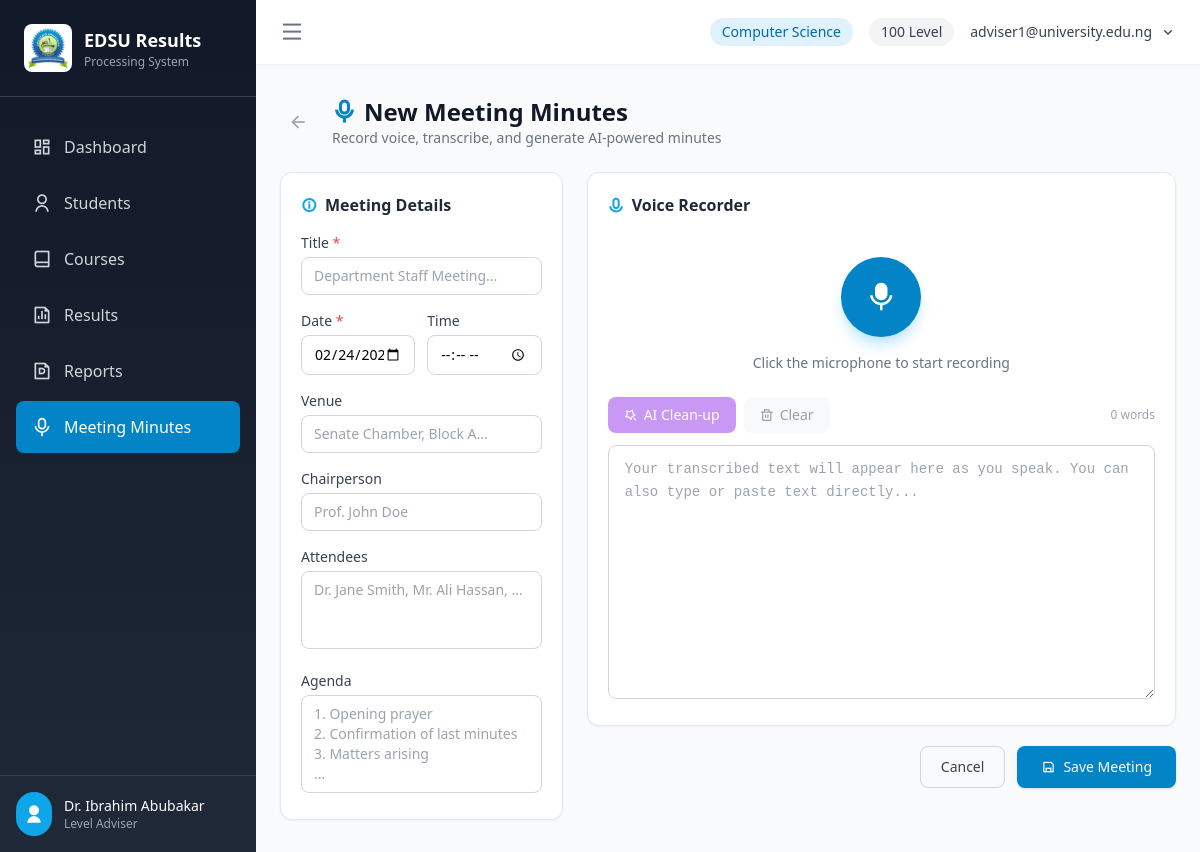
The page /minutes/new (signed in) on the database its author committed.
### app/models.py (models this page shows, shortened)
class User(UserMixin, db.Model):
    __tablename__ = 'users'
    id = db.Column(db.Integer, primary_key=True)
    username = db.Column(db.String(120), unique=True, nullable=False, index=True)  # University email
    email = db.Column(db.String(120), unique=True, nullable=False, index=True)
    password_hash = db.Column(db.String(256), nullable=False)
    full_name = db.Column(db.String(128), nullable=False)
    role = db.Column(db.String(20), default='lecturer')  # admin, hod, level_adviser, lecturer
    program = db.Column(db.String(64))  # Assigned program
    level = db.Column(db.Integer)  # Assigned level (100, 200, 300, 400)
    is_active = db.Column(db.Boolean, default=True)
    is_locked = db.Column(db.Boolean, default=False)  # Locked by HoD/Admin after 3 failed attempts
    failed_login_attempts = db.Column(db.Integer, default=0)
    locked_until = db.Column(db.DateTime)
    must_change_password = db.Column(db.Boolean, default=True)  # Force password change on first login
    last_login = db.Column(db.DateTime)
    last_login_ip = db.Column(db.String(45))  # IP address of last login
    last_login_device = db.Column(db.String(256))  # User agent of last login
    created_by = db.Column(db.Integer, db.ForeignKey('users.id'))  # HoD/Admin who created this account
    created_at = db.Column(db.DateTime, default=datetime.utcnow)
    updated_at = db.Column(db.DateTime, default=datetime.utcnow, onupdate=datetime.utcnow)

### app/routes/minutes.py (the view, shortened to what this page needs)
@minutes_bp.route('/new', methods=['GET', 'POST'])
@login_required
def new():
    return render_template('minutes/new.html', today=date.today().isoformat())

### app/models.py (called while the page is built)
@login_manager.user_loader
def load_user(user_id):
    return User.query.get(int(user_id))

### app/templates/minutes/new.html (shortened to what this page needs)
{% extends "base.html" %}
{% block content %}
<div class="max-w-4xl mx-auto space-y-6"
     x-data="minutesRecorder()" x-init="init()">
  <div class="flex items-center gap-4">
    <a href="{{ url_for('minutes.index') }}"
       class="p-2 text-gray-400 hover:text-gray-600 hover:bg-gray-100 rounded-lg transition-colors">
      <i class="ri-arrow-left-line text-xl"></i>
    </a>
    <div>
      <h1 class="text-2xl font-bold text-gray-900 flex items-center gap-2">
        <i class="ri-mic-line text-primary-600"></i> New Meeting Minutes
      </h1>
      <p class="text-sm text-gray-500">Record voice, transcribe, and generate AI-powered minutes</p>
    </div>
  </div>
  <form method="POST" id="minutesForm" action="{{ url_for('minutes.new') }}">
    <div class="grid grid-cols-1 lg:grid-cols-3 gap-6">
      <div class="lg:col-span-1 space-y-5">
        <div class="bg-white rounded-xl border border-gray-200 shadow-sm p-5 space-y-4">
          <h2 class="font-semibold text-gray-800 flex items-center gap-2">
            <i class="ri-information-line text-primary-500"></i> Meeting Details
          </h2>
          <div>
            <label class="block text-sm font-medium text-gray-700 mb-1">Title <span class="text-red-500">*</span></label>
            <input type="text" name="title" required
                   placeholder="Department Staff Meeting..."
                   class="w-full px-3 py-2 border border-gray-300 rounded-lg text-sm focus:ring-2 focus:ring-primary-500 focus:border-transparent outline-none">
          </div>
          <div class="grid grid-cols-2 gap-3">
            <div>
              <label class="block text-sm font-medium text-gray-700 mb-1">Date <span class="text-red-500">*</span></label>
              <input type="date" name="meeting_date" required value="{{ today }}"
                     class="w-full px-3 py-2 border border-gray-300 rounded-lg text-sm focus:ring-2 focus:ring-primary-500 focus:border-transparent outline-none">
            </div>
            <div>
              <label class="block text-sm font-medium text-gray-700 mb-1">Time</label>
              <input type="time" name="meeting_time"
                     class="w-full px-3 py-2 border border-gray-300 rounded-lg text-sm focus:ring-2 focus:ring-primary-500 focus:border-transparent outline-none">
            </div>
          </div>
          <div>
            <label class="block text-sm font-medium text-gray-700 mb-1">Venue</label>
            <input type="text" name="venue" placeholder="Senate Chamber, Block A..."
                   class="w-full px-3 py-2 border border-gray-300 rounded-lg text-sm focus:ring-2 focus:ring-primary-500 focus:border-transparent outline-none">
          </div>
          <div>
            <label class="block text-sm font-medium text-gray-700 mb-1">Chairperson</label>
            <input type="text" name="chairperson" placeholder="Prof. John Doe"
                   class="w-full px-3 py-2 border border-gray-300 rounded-lg text-sm focus:ring-2 focus:ring-primary-500 focus:border-transparent outline-none">
          </div>
          <div>
            <label class="block text-sm font-medium text-gray-700 mb-1">Attendees</label>
            <textarea name="attendees" rows="3"
                      placeholder="Dr. Jane Smith, Mr. Ali Hassan, ..."
                      class="w-full px-3 py-2 border border-gray-300 rounded-lg text-sm focus:ring-2 focus:ring-primary-500 focus:border-transparent outline-none resize-none"></textarea>
          </div>
          <div>
            <label class="block text-sm font-medium text-gray-700 mb-1">Agenda</label>
            <textarea name="agenda" rows="4"
                      placeholder="1. Opening prayer&#10;2. Confirmation of last minutes&#10;3. Matters arising&#10;..."
                      class="w-full px-3 py-2 border border-gray-300 rounded-lg text-sm focus:ring-2 focus:ring-primary-500 focus:border-transparent outline-none resize-none"></textarea>
          </div>
        </div>
      </div>
      <div class="lg:col-span-2 space-y-5">
        <div class="bg-white rounded-xl border border-gray-200 shadow-sm p-5">
          <h2 class="font-semibold text-gray-800 mb-4 flex items-center gap-2">
            <i class="ri-mic-2-line text-primary-500"></i> Voice Recorder
          </h2>
          <div class="flex flex-col items-center py-6 gap-4">
            <div class="relative">
              <button type="button" @click="toggleRecording()"
                      :disabled="!speechSupported"
                      :class="isRecording
                        ? 'bg-red-500 hover:bg-red-600 text-white shadow-lg shadow-red-200'
                        : 'bg-primary-600 hover:bg-primary-700 text-white shadow-lg shadow-primary-200'"
                      class="relative w-20 h-20 rounded-full flex items-center justify-center transition-all duration-200 disabled:opacity-50 disabled:cursor-not-allowed">
                <i :class="isRecording ? 'ri-stop-fill' : 'ri-mic-fill'" class="text-3xl"></i>
              </button>
            </div>
            <div class="text-center">
              <p x-show="!isRecording" class="text-sm text-gray-500">
                <span x-show="speechSupported">Click the microphone to start recording</span>
              </p>
            </div>
          </div>
          <div class="flex flex-wrap gap-2 mb-3">
            <button type="button" @click="enhanceTranscript()"
                    :disabled="!transcript.trim() || isEnhancing"
                    class="inline-flex items-center gap-1.5 px-4 py-2 bg-purple-600 hover:bg-purple-700 disabled:opacity-50 disabled:cursor-not-allowed text-white text-sm font-medium rounded-lg transition-colors">
              <i :class="isEnhancing ? 'ri-loader-4-line animate-spin' : 'ri-magic-line'"></i>
              <span x-text="isEnhancing ? 'Enhancing...' : 'AI Clean-up'"></span>
            </button>
            <button type="button" @click="clearTranscript()"
                    :disabled="!transcript.trim()"
                    class="inline-flex items-center gap-1.5 px-4 py-2 bg-gray-100 hover:bg-gray-200 disabled:opacity-50 text-gray-700 text-sm font-medium rounded-lg transition-colors">
              <i class="ri-delete-bin-line"></i> Clear
            </button>
            <span class="ml-auto text-xs text-gray-400 self-center" x-text="transcript.split(' ').filter(w=>w).length + ' words'"></span>
          </div>
          <textarea x-model="transcript"
                    rows="10"
                    placeholder="Your transcribed text will appear here as you speak. You can also type or paste text directly..."
                    class="w-full px-4 py-3 border border-gray-300 rounded-lg text-sm leading-relaxed focus:ring-2 focus:ring-primary-500 focus:border-transparent outline-none resize-y font-mono"></textarea>
        </div>
        <div class="flex flex-wrap gap-3 justify-end">
          <a href="{{ url_for('minutes.index') }}"
             class="px-5 py-2.5 border border-gray-300 text-gray-700 text-sm font-medium rounded-lg hover:bg-gray-50 transition-colors">
            Cancel
          </a>
          <button type="submit"
                  class="inline-flex items-center gap-2 px-6 py-2.5 bg-primary-600 hover:bg-primary-700 text-white text-sm font-medium rounded-lg shadow transition-colors">
            <i class="ri-save-line"></i> Save Meeting
          </button>
        </div>
      </div>
    </div>
  </form>
</div>
{% endblock %}

### app/templates/base.html (shortened to what this page needs)
<!DOCTYPE html>
<html lang="en">
<head>
    <script src="{{ url_for('static', filename='css/tailwind.min.js') }}"></script>
    <link href="{{ url_for('static', filename='css/remixicon.css') }}" rel="stylesheet">
</head>
<body class="bg-gray-50 antialiased">
    {% if current_user.is_authenticated %}
    <div class="min-h-screen flex" x-data="{ sidebarOpen: true }">
        <aside :class="sidebarOpen ? 'w-64' : 'w-20'" class="fixed left-0 top-0 h-screen bg-gradient-to-b from-gray-900 to-gray-800 text-white transition-all duration-300 ease-in-out flex flex-col z-50">
            <div class="p-6 border-b border-gray-700">
                <div class="flex items-center space-x-3">
                    <div class="bg-white rounded-lg p-1 flex-shrink-0">
                        <img src="{{ url_for('static', filename='logos/university_logo.jpg') }}"
                             alt="EDSU Logo"
                             class="w-10 h-10 object-contain"
                             onerror="this.style.display='none'; this.nextElementSibling.style.display='flex';">
                    </div>
                    <div x-show="sidebarOpen" x-cloak>
                        <h1 class="text-lg font-bold">EDSU Results</h1>
                        <p class="text-xs text-gray-400">Processing System</p>
                    </div>
                </div>
            </div>
            <nav class="flex-1 px-4 py-6 space-y-1 overflow-y-auto">
                <a href="{{ url_for('dashboard.index') }}"
                   class="flex items-center space-x-3 px-4 py-3 rounded-lg transition-colors {{ 'bg-primary-600 text-white' if request.endpoint == 'dashboard.index' else 'text-gray-300 hover:bg-gray-700' }}">
                    <i class="ri-dashboard-line text-xl flex-shrink-0"></i>
                    <span x-show="sidebarOpen" x-cloak>Dashboard</span>
                </a>
                <a href="{{ url_for('students.index') }}"
                   class="flex items-center space-x-3 px-4 py-3 rounded-lg transition-colors {{ 'bg-primary-600 text-white' if 'students' in request.endpoint else 'text-gray-300 hover:bg-gray-700' }}">
                    <i class="ri-user-line text-xl flex-shrink-0"></i>
                    <span x-show="sidebarOpen" x-cloak>Students</span>
                </a>
                <a href="{{ url_for('courses.index') }}"
                   class="flex items-center space-x-3 px-4 py-3 rounded-lg transition-colors {{ 'bg-primary-600 text-white' if 'courses' in request.endpoint else 'text-gray-300 hover:bg-gray-700' }}">
                    <i class="ri-book-line text-xl flex-shrink-0"></i>
                    <span x-show="sidebarOpen" x-cloak>Courses</span>
                </a>
                <a href="{{ url_for('results.index') }}"
                   class="flex items-center space-x-3 px-4 py-3 rounded-lg transition-colors {{ 'bg-primary-600 text-white' if 'results' in request.endpoint else 'text-gray-300 hover:bg-gray-700' }}">
                    <i class="ri-file-chart-line text-xl flex-shrink-0"></i>
                    <span x-show="sidebarOpen" x-cloak>Results</span>
                </a>
                <a href="{{ url_for('reports.index') }}"
                   class="flex items-center space-x-3 px-4 py-3 rounded-lg transition-colors {{ 'bg-primary-600 text-white' if 'reports' in request.endpoint else 'text-gray-300 hover:bg-gray-700' }}">
                    <i class="ri-file-pdf-line text-xl flex-shrink-0"></i>
                    <span x-show="sidebarOpen" x-cloak>Reports</span>
                </a>
                <a href="{{ url_for('minutes.index') }}"
                   class="flex items-center space-x-3 px-4 py-3 rounded-lg transition-colors {{ 'bg-primary-600 text-white' if 'minutes' in request.endpoint else 'text-gray-300 hover:bg-gray-700' }}">
                    <i class="ri-mic-line text-xl flex-shrink-0"></i>
                    <span x-show="sidebarOpen" x-cloak>Meeting Minutes</span>
                </a>
            </nav>
            <div class="p-4 border-t border-gray-700">
                <div class="flex items-center space-x-3">
                    <div class="bg-primary-500 rounded-full p-2 flex-shrink-0">
                        <i class="ri-user-fill text-xl"></i>
                    </div>
                    <div x-show="sidebarOpen" x-cloak class="flex-1 min-w-0">
                        <p class="text-sm font-medium truncate">{{ current_user.full_name }}</p>
                        <p class="text-xs text-gray-400">
                            {% if current_user.role == 'admin' %}Administrator
                            {% elif current_user.role == 'hod' %}Head of Department
                            {% elif current_user.role == 'level_adviser' %}Level Adviser
                            {% else %}Lecturer{% endif %}
                        </p>
                    </div>
                </div>
            </div>
        </aside>
        <div :class="sidebarOpen ? 'ml-64' : 'ml-20'" class="flex-1 flex flex-col overflow-hidden transition-all duration-300 ease-in-out">
            <header class="bg-white shadow-sm z-10">
                <div class="flex items-center justify-between px-6 py-4">
                    <button @click="sidebarOpen = !sidebarOpen" class="text-gray-500 hover:text-gray-700 focus:outline-none">
                        <i class="ri-menu-line text-2xl"></i>
                    </button>
                    <div class="flex items-center space-x-4">
                        {% if current_user.program %}
                        <span class="px-3 py-1 bg-primary-100 text-primary-700 rounded-full text-sm font-medium">{{ current_user.program }}</span>
                        {% endif %}
                        {% if current_user.level %}
                        <span class="px-3 py-1 bg-gray-100 text-gray-700 rounded-full text-sm font-medium">{{ current_user.level }} Level</span>
                        {% endif %}
                        <div x-data="{ open: false }" class="relative">
                            <button @click="open = !open" class="flex items-center space-x-2 text-gray-700 hover:text-gray-900 focus:outline-none">
                                <span class="text-sm font-medium">{{ current_user.username }}</span>
                                <i class="ri-arrow-down-s-line"></i>
                            </button>
                        </div>
                    </div>
                </div>
            </header>
            <main class="flex-1 overflow-y-auto bg-gray-50">
                <div class="max-w-7xl mx-auto px-6 py-8">
                    {% block content %}{% endblock %}
                </div>
            </main>
        </div>
    </div>
    {% endif %}
</body>
</html>

### rows shown on the page
User: full_name "Dr. Ibrahim Abubakar", program "Computer Science", level "100", username "adviser1@university.edu.ng"
